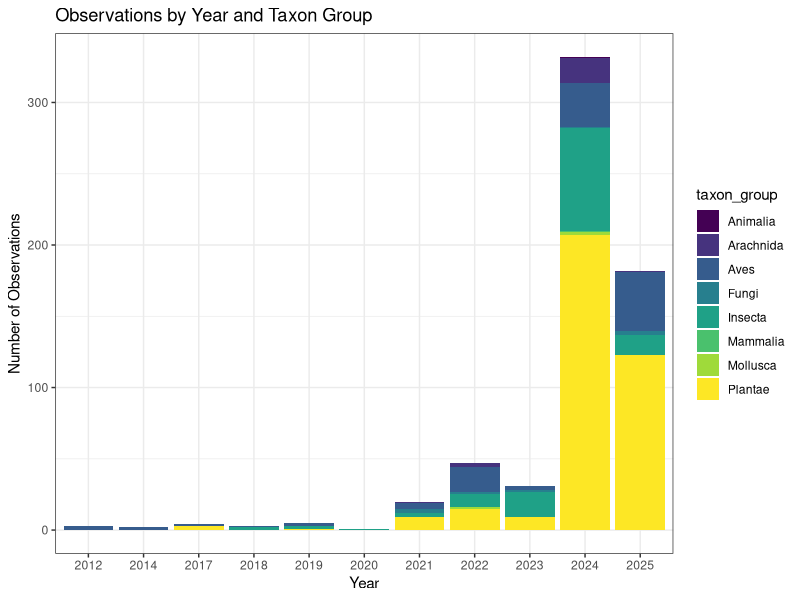
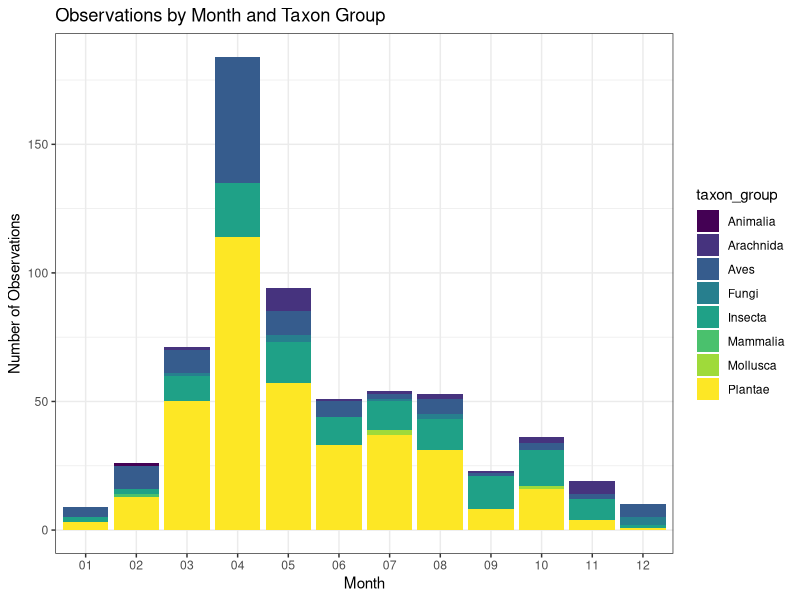
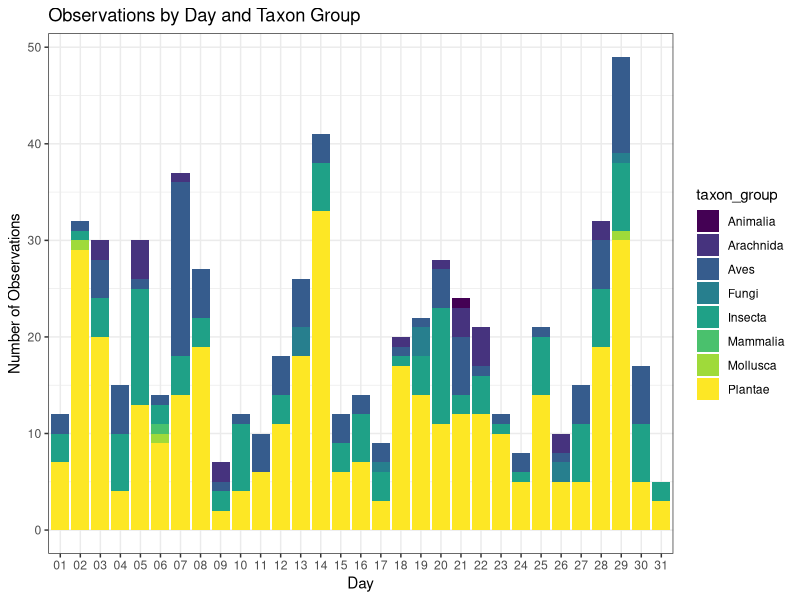
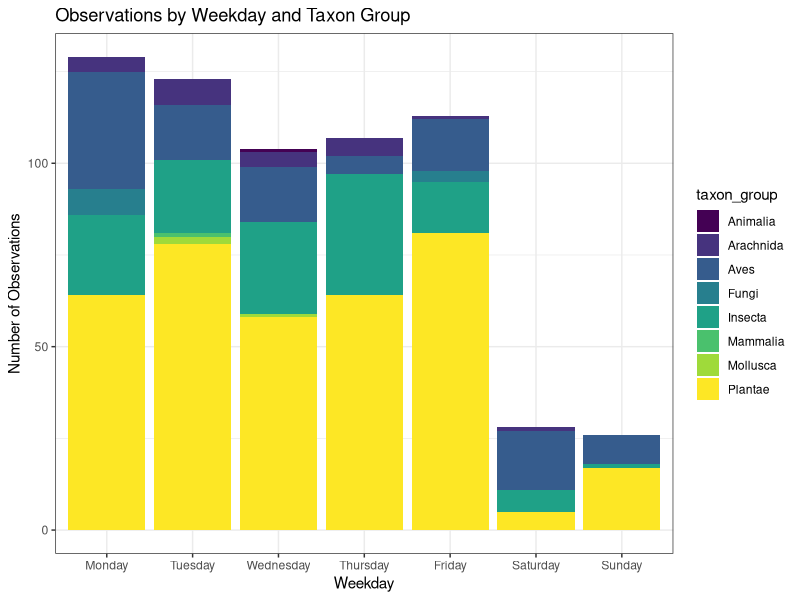
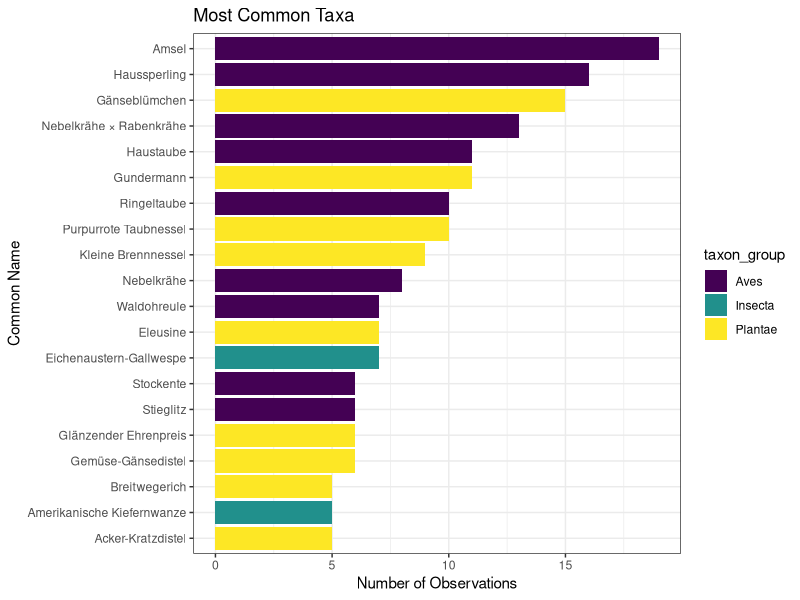
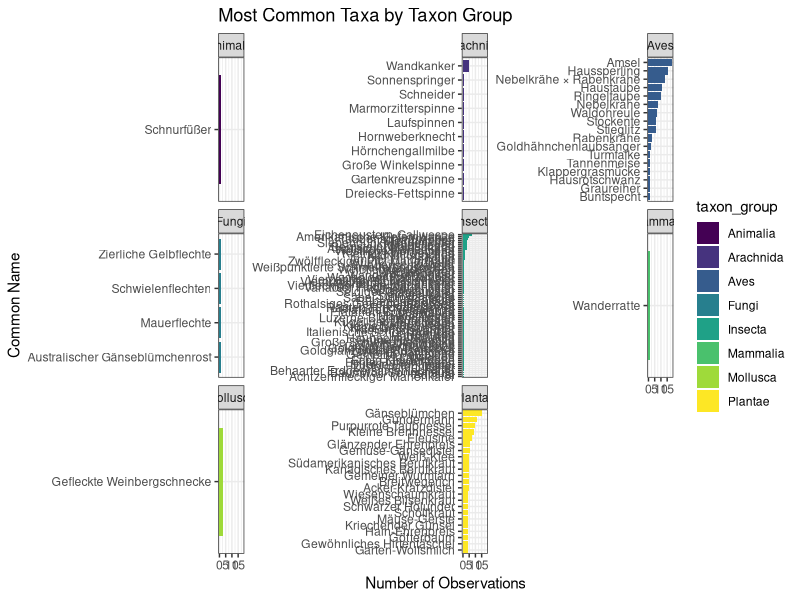
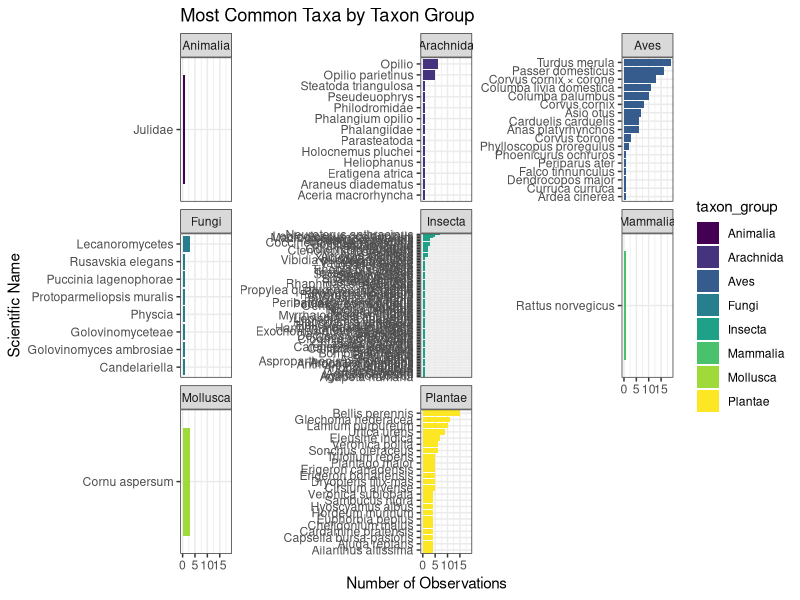
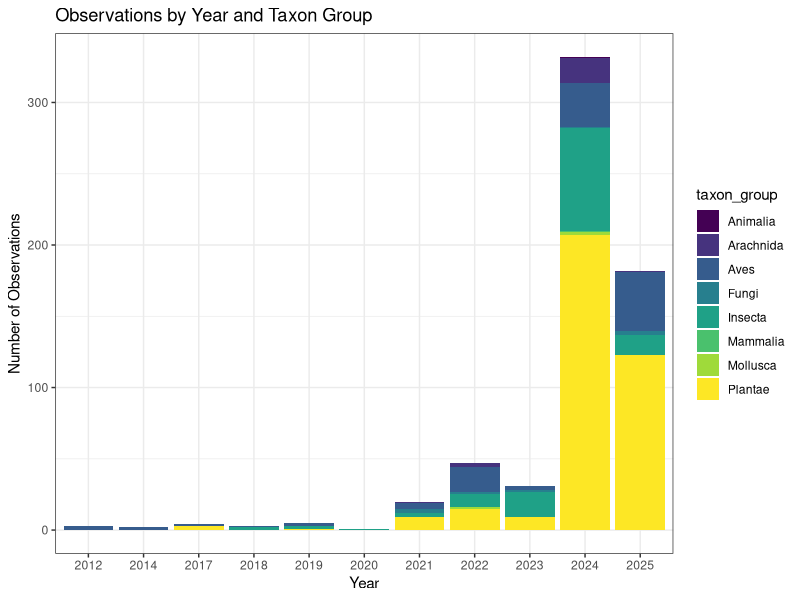

Write R code to recreate these figures, in order.
## load library tidyverse
library(tidyverse)
library(viridis)

## set working directory
setwd("D:/GitHub/iNat_NDA/")

## load observations-576350.csv
# obs <- read.csv("data/observations-576350.csv")
obs <- read.csv("data/observations-576348.csv")

## create results directory
if (!dir.exists("results")) {
    dir.create("results")
}

## list column names
colnames(obs)

## convert date column to date format
obs$date <- as.Date(obs$time_observed_at, format = "%Y-%m-%d")

## extract year from date
obs$year <- format(obs$date, "%Y")

## rename "iconic_taxon_name" to "taxon_group"
obs$taxon_group <- obs$iconic_taxon_name

## plot observations by year and exclude "NA" values and
obs.nona <- obs %>%
    filter(!is.na(year))

## split by "taxon_group" and plot as stacked barplot with viridis color palette
obs.nona %>%
    group_by(year, taxon_group) %>%
    summarise(n = n()) %>%
    ggplot(aes(x = year, y = n, fill = taxon_group)) +
    geom_col() +
    labs(title = "Observations by Year and Taxon Group", x = "Year", y = "Number of Observations") +
    scale_fill_viridis_d() +
    theme_bw()

## save plot as png
ggsave("results/observations_by_year.png", width = 8, height = 6)

## now repeat the same process for month
obs$month <- format(obs$date, "%m")
obs.nona <- obs %>%
    filter(!is.na(month))

## plot observations and split by "taxon_group" and plot as stacked barplot with viridis color palette
obs.nona %>%
    group_by(month, taxon_group) %>%
    summarise(n = n()) %>%
    ggplot(aes(x = month, y = n, fill = taxon_group)) +
    geom_col() +
    labs(title = "Observations by Month and Taxon Group", x = "Month", y = "Number of Observations") +
    scale_fill_viridis_d() +
    theme_bw()

## save plot as png
ggsave("results/observations_by_month.png", width = 8, height = 6)

## now repeat the same process for day
obs$day <- format(obs$date, "%d")
obs.nona <- obs %>%
    filter(!is.na(day))

## plot observations by weekday and split by "taxon_group" and plot as stacked barplot with viridis color palette
obs.nona %>%
    group_by(day, taxon_group) %>%
    summarise(n = n()) %>%
    ggplot(aes(x = day, y = n, fill = taxon_group)) +
    geom_col() +
    labs(title = "Observations by Day and Taxon Group", x = "Day", y = "Number of Observations") +
    scale_fill_viridis_d() +
    theme_bw()

## now repeat the same process for weekday
obs$weekday <- weekdays(obs$date)

obs.nona <- obs %>%
    filter(!is.na(weekday))

## convert weekday to factor with levels in order and starting with Monday
obs.nona$weekday <- factor(obs.nona$weekday, levels = c("Monday", "Tuesday", "Wednesday", "Thursday", "Friday", "Saturday", "Sunday"))

## plot observations by weekday and split by "taxon_group" and plot as stacked barplot with viridis color palette
obs.nona %>%
    group_by(weekday, taxon_group) %>%
    summarise(n = n()) %>%
    ggplot(aes(x = weekday, y = n, fill = taxon_group)) +
    geom_col() +
    labs(title = "Observations by Weekday and Taxon Group", x = "Weekday", y = "Number of Observations") +
    scale_fill_viridis_d() +
    theme_bw()

## save plot as png
ggsave("results/observations_by_weekday.png", width = 8, height = 6)

## now repeat the same process for hour
obs$hour <- format(obs$date, "%H")

## now plot most common "common_name" and restrict to 20 most common, color by "taxon_group"
obs.nona <- obs %>%
    filter(!is.na(common_name) & !common_name == "") %>%
    group_by(common_name, taxon_group) %>%
    summarise(n = n()) %>%
    arrange(desc(n))

head(obs.nona, 20) %>%
    ggplot(aes(x = reorder(common_name, n), y = n, fill = taxon_group)) +
    geom_col() +
    coord_flip() +
    labs(title = "Most Common Taxa", x = "Common Name", y = "Number of Observations") +
    scale_fill_viridis_d() +
    theme_bw()

## save plot as png
ggsave("results/most_common_taxa.png", width = 8, height = 6)

## now repeat the same process but show the top 20 for each "taxon_group"
obs.nona <- obs %>%
    filter(!is.na(common_name) & !common_name == "") %>%
    group_by(common_name, taxon_group) %>%
    summarise(n = n()) %>%
    arrange(desc(n))

## now plot most common "common_name" and restrict to 20 most common, color by "taxon_group" and facet by "taxon_group"
obs.nona %>%
    group_by(taxon_group) %>%
    slice_max(n, n = 20) %>%
    ggplot(aes(x = reorder(common_name, n), y = n, fill = taxon_group)) +
    geom_col() +
    coord_flip() +
    facet_wrap(~taxon_group, scales = "free_y") +
    labs(title = "Most Common Taxa by Taxon Group", x = "Common Name", y = "Number of Observations") +
    scale_fill_viridis_d() +
    theme_bw()

## save plot as png
ggsave("results/most_common_taxa_by_taxon_group.png", width = 20, height = 12)

## now do the same for "scientific_name" and restrict to 20 most common, color by "taxon_group" and facet by "taxon_group"
obs.nona <- obs %>%
    filter(!is.na(scientific_name) & !scientific_name == "") %>%
    group_by(scientific_name, taxon_group) %>%
    summarise(n = n()) %>%
    arrange(desc(n))

## now plot most common "scientific_name" and restrict to 20 most common, color by "taxon_group" and facet by "taxon_group"
obs.nona %>%
    group_by(taxon_group) %>%
    slice_max(n, n = 20) %>%
    ggplot(aes(x = reorder(scientific_name, n), y = n, fill = taxon_group)) +
    geom_col() +
    coord_flip() +
    facet_wrap(~taxon_group, scales = "free_y") +
    labs(title = "Most Common Taxa by Taxon Group", x = "Scientific Name", y = "Number of Observations") +
    scale_fill_viridis_d() +
    theme_bw()

## save plot as png
ggsave("results/most_common_taxa_by_taxon_group_scientific_name.png", width = 20, height = 12)



## now summarise the results in a README.md file
## create a README.md file and rename it to README.md
readme <- file("README.md", "w")
writeLines("# Analysis of iNat_project [\"Die anderen Museumsbesucher\"](https://www.inaturalist.org/projects/die-anderen-museumsbesucher-the-other-museum-visitors?tab=observations)\n", readme)
writeLines("## Observations by Year and Taxon Group\n", readme)
writeLines("![Observations by Year and Taxon Group](results/observations_by_year.png)\n", readme)
writeLines("## Observations by Month and Taxon Group\n", readme)
writeLines("![Observations by Month and Taxon Group](results/observations_by_month.png)\n", readme)
writeLines("## Observations by Day and Taxon Group\n", readme)
writeLines("![Observations by Day and Taxon Group](results/observations_by_day.png)\n", readme)
writeLines("## Observations by Weekday and Taxon Group\n", readme)
writeLines("![Observations by Weekday and Taxon Group](results/observations_by_weekday.png)\n", readme)
writeLines("## Most Common Taxa\n", readme)
writeLines("![Most Common Taxa](results/most_common_taxa.png)\n", readme)
writeLines("## Most Common Taxa by Taxon Group\n", readme)
writeLines("![Most Common Taxa by Taxon Group](results/most_common_taxa_by_taxon_group.png)\n", readme)
writeLines("## Most Common Taxa by Taxon Group (Scientific Name)\n", readme)
writeLines("![Most Common Taxa by Taxon Group (Scientific Name)](results/most_common_taxa_by_taxon_group_scientific_name.png)\n", readme)

## close the file
close(readme)
